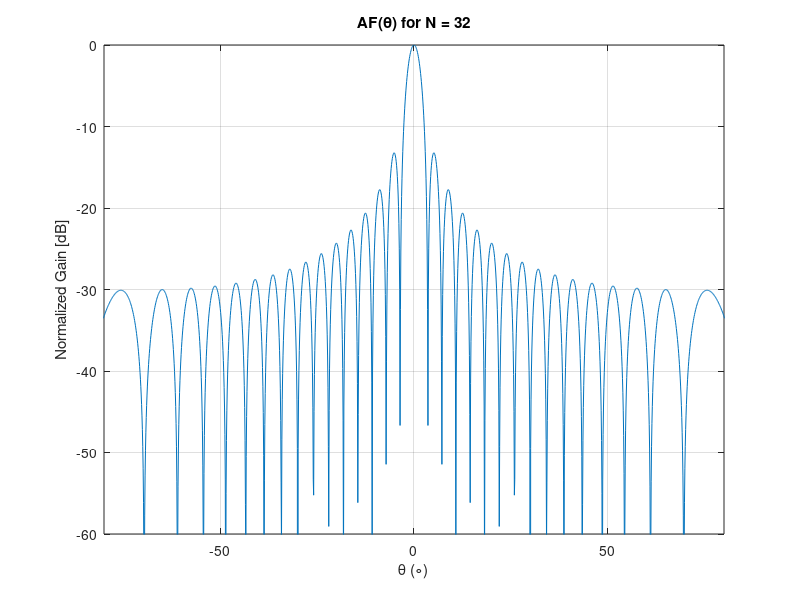

MATLAB code to generate this figure: (Note: this script raises an error after producing the figure.)
% Sergio Mendez Vargo
% GitHub: @Serge-Vargo
% Phased array antennas

%% @verbatim 
% In this script, we plot the array factor AF(theta) of an N-element
% phased-array antenna using the simplified "sine-expression" result 
% from Geometric Series Expansion under different conditions:
%       Part 1.1 - Boresight Direction Beam (Sperical Coordinates)
%       Part 1.2 - Boresight Direction Beam (Sine Space Coordinates)
%       Part 2 - Beam steered 45 deg of boresight
%       Part 3 - Electronically Beam Steering Animation
%       Part 4 - Grating Lobes: d_max calculations and visualization 
% @endverbatim

%% Wrokspace variables
% range of azimuth angle (phi) and elevation (theta)
dtheta = 0.1;   %1 degree (in rad)
theta = -90:dtheta:90;      %range of theta (-90 to 90 degrees)
theta_rad = deg2rad(theta); %theta in rads
dphi = 2*dtheta;
phi = -180:dphi:180;        %range of phi (-180 degrees)
phi_rad = deg2rad(phi);     %phi in rads
%phi = 0;
N = 32;             %number of elements
freq = 10e9;        %10 GHz
c = 3e8;            %m/sec speed of light
lambda = c/freq;    %wavelength (m)
k = 2*pi/lambda;    %wavenumber (rad/m)
d = lambda/2;       %element spacing (m)

close all           %clear all figures
clc                 %clear command window

%% Part 1.1 -- Array Factor AF(theta) for broadside array (Spherical Coordinates)
%Uniform element excitation (amplitude weights = 1)

gamma = k*d*sin(theta_rad); %gamma = pi.*sin(theta);
AF_normal = ((sin(N/2.*gamma))./(N.*sin(gamma./2))).^2; %Broadside AF normalized
AF_nom_dB = 10*log10(AF_normal); %AF in [dB]

figure
plot(theta, AF_nom_dB);
grid on
xlabel('\theta (\circ)')
ylabel('Normalized Gain [dB]')
axis([-80 80 -60 0])
title(' AF(\theta) for N = 32 ')

figure
polarplot(theta_rad, AF_nom_dB);
thetalim([-90 90])
rlim([-80 0])
ax = gca;
ax.ThetaDir = 'clockwise';
ax.ThetaZeroLocation = 'top';
title(' AF(\theta) for N = 32 ');

%% Part 1.2 -- Array Factor AF(u,v) for broadside array (Sine Space Coordinates)
u = sin(theta_rad);     %1D

gamma_sine = k*d*u; %gamma_sine = pi.u;
AF_normal_sine_field = ((sin(N/2.*gamma_sine))./(N.*sin(gamma_sine./2))).^2; %Broadside Array Factor normalized
AF_nom_sine_dB = 20*log10(AF_normal_sine_field); %AF in [dB]

figure
plot(u, AF_nom_sine_dB);
grid on
xlabel('u')
ylabel('Normalized Gain [dB]')
axis([-1 1 -60 0])
title(['Sine Space','AF(u) for N = 32'])

%% Part 2 -- Array Factor AF(theta) Electronically steered
%A_o = 1;            %Standard Element excitation
%weights = ones(1,N);%element excitation weights
%A_n = A_o.*weights; %Element excitation

theta_o = -45;   %steering angle (deg)
theta_o_rad = deg2rad(theta_o); %convert to radians

gamma = k*d*sin(theta_rad);  %gamma = pi.*sin(theta)
delta = k*d*sin(theta_o_rad);
AF_normal_steer = ((sin(N/2.*(gamma - delta)))./(N.*sin((gamma - delta)./2))).^2; %Broadside Array Factor (normalized)
AF_nom_st_dB = 10*log10(AF_normal_steer); %AF in [dB]

figure 
plot(theta, AF_nom_st_dB);
grid on
xlabel('\theta (\circ)')
ylabel('Normalized Gain [dB]')
axis([-80 80 -60 0])
title('Steered AF(\theta) for N = 32')

figure
polarplot(theta_rad, AF_nom_st_dB);
thetalim([-90 90])
rlim([-80 0])
ax = gca;
ax.ThetaDir = 'clockwise';
ax.ThetaZeroLocation = 'top';
title(' Steered AF(\theta) for N = 32 ');


%% Part 3 -- Animation of Beam Steering
theta_steer = -theta_o:1:theta_o; %steering angle array (deg)
theta_steer_rad = deg2rad(theta_steer); %convert to radians

gamma = k*d*sin(theta_rad); %gamma = pi.*sin(theta)

M1 = struct('cdata', cell(1, length(theta_steer)), 'colormap', length(theta_steer)); %movie object 
M2 = struct('cdata', cell(1, length(theta_steer)), 'colormap', length(theta_steer)); %movie object

figure 

for ang_steer = 1:length(theta_steer)
    delta = k*d*sin(theta_steer_rad(ang_steer));
    AF_norm_steer = ((sin(N/2.*(gamma - delta)))./(N.*sin((gamma - delta)./2))).^2; %Broadside Array Factor
    AF_norm_st_dB = 10*log10(AF_norm_steer); %AF in [dB]
    
    plot(theta, AF_norm_st_dB)
    grid on
    xlabel('\theta (\circ)')
    ylabel('Normalized Gain [dB]')
    axis([-80 80 -60 0])
    title({"Steered AF(\theta) for N = 32"; strcat("\theta_0 = ", string(theta_steer(ang_steer)))})
    M1(ang_steer) = getframe(gcf); %Store the frame (leaving gcf out crops the frame in the movie)
    pause(0.02)
    
end
% %Save the Movie
% myWriter = VideoWriter('Steering Beam', 'MPEG-4');
% myWriter.FrameRate = 20;
% 
% %Open the VideoWriter object, write the movie and close the file
% open(myWriter);
% writeVideo(myWriter, M1);
% close(myWriter);

figure 

for ang_steer = 1:length(theta_steer)
    delta = k*d*sin(theta_steer_rad(ang_steer));
    AF_norm_steer = ((sin(N/2.*(gamma - delta)))./(N.*sin((gamma - delta)./2))).^2; %Broadside Array Factor
    AF_norm_st_dB = 10*log10(AF_norm_steer); %AF in [dB]
    
    polarplot(theta_rad, AF_norm_st_dB)
    thetalim([-90 90])
    rlim([-60 0])
    ax = gca;
    ax.ThetaDir = 'clockwise';
    ax.ThetaZeroLocation = 'top';
    title({"Steered AF(\theta) for N = 32"; strcat("\theta_0 = ", string(theta_steer(ang_steer)))})
    
    M2(ang_steer) = getframe(gcf); %Store the frame (leaving gcf out crops the frame in the movie)
    pause(0.02)
    
end
% %Save the Movie
% myWriter = VideoWriter('Steering Beam Polar', 'MPEG-4');
% myWriter.FrameRate = 20;
% 
% %Open the VideoWriter object, write the movie and close the file
% open(myWriter);
% writeVideo(myWriter, M2);
% close(myWriter);

%% Part 4 -- Grating Lobe Moves into Real Space animation
theta_steer_max = 60;       %maximum scan angle (deg)
theta_steer_max_rad = deg2rad(theta_steer_max); %convert to radians

d_max = (lambda - 2*lambda/N) / (1 + sin(theta_steer_max_rad));
message_d_max = strcat("For max scan angle, ", string(theta_steer_max), "(deg), lambda/2 < d_max < lambda");
disp(message_d_max)
disp(strcat("d_max = ", string(d_max)))

d_weights_gr = 0.5:0.01:1;
d_grat_lobes = d_weights_gr * lambda;

M3 = struct('cdata', cell(1, length(theta_steer)), 'colormap', length(theta_steer)); %movie object

figure

for d_ch = 1:length(d_grat_lobes)
    gamma = k*d_grat_lobes(d_ch)*sin(theta_rad);    %gamma = k.d_gr_lb.*sin(theta)
%     delta_phi = k*d_grat_lobes(d)ch)*sin(theta_steer_max_rad);
    delta_phi = k*d_grat_lobes(d_ch)*sin(0);
    AF_norm_grating = ((sin(N/2.*gamma - delta_phi))./(N.*sin((gamma - delta_phi)./2))).^2;  
    AF_norm_grt_dB = 10*log10(AF_norm_grating); %AF in [dB]
    
    plot(theta, AF_norm_grt_dB)
    grid on
    xlabel('\theta (\circ)')
    ylabel('Normalized Gain [dB]')
    axis([-90 90 -60 0])
    title("Grating Lobe Moving into Real Space");
    M3(ang_steer) = getframe(gcf); %Store the frame (leaving gcf out crops the frame in the movie)
    pause(0.05)

end

% %Save the Movie
% myWriter = VideoWriter('Grating Lobes', 'MPEG-4');
% myWriter.FrameRate = 20;
% 
% %Open the VideoWriter object, write the movie and close the file
% open(myWriter);
% writeVideo(myWriter, M3);
% close(myWriter);



